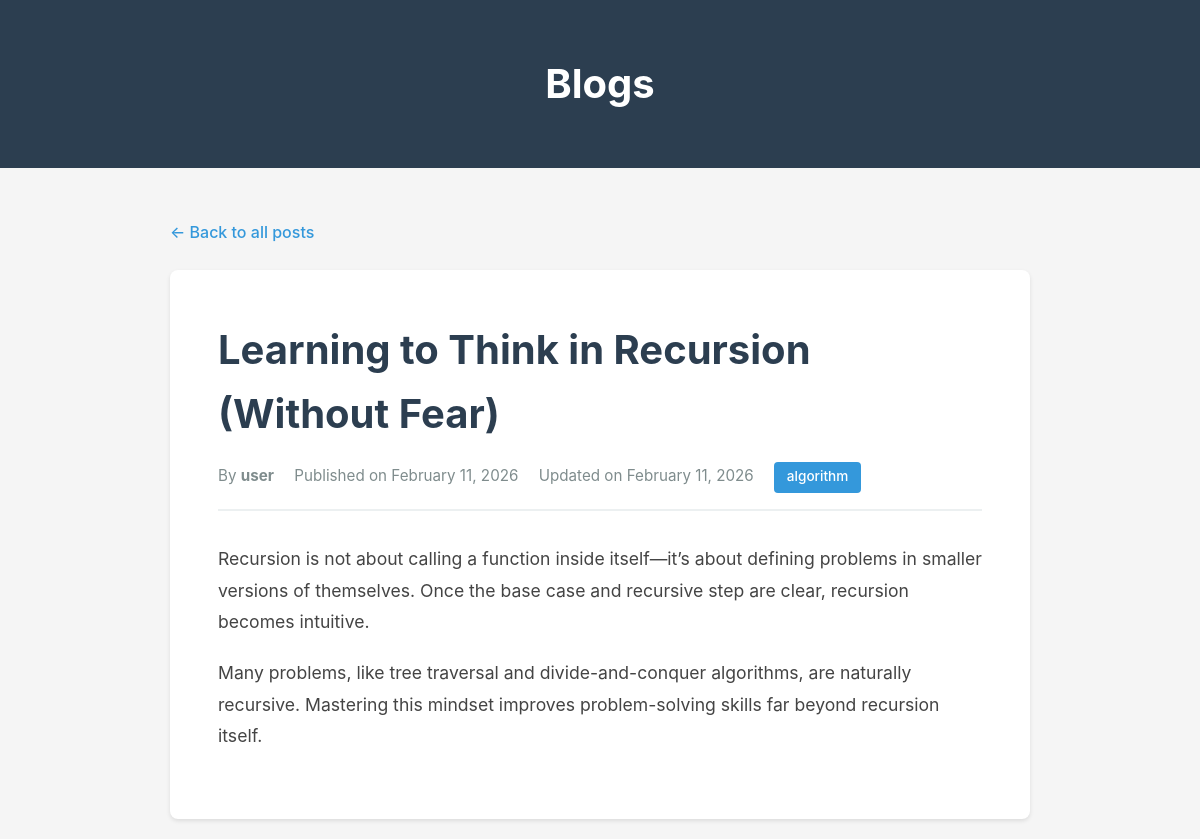
The page /post/learning-to-think-in-recursion-without-fear/ on the database its author committed.
### blog/models.py (models this page shows, shortened)
class Post(models.Model):
    STATUS_CHOICES = (
        ('draft', 'Draft'),
        ('published', 'Published')
    )
    title = models.CharField(max_length=200)
    slug = models.SlugField(unique=True, max_length=100, blank=True)
    author = models.ForeignKey(User, on_delete=models.CASCADE, related_name='blog_posts')
    content = models.TextField()
    category = models.CharField(max_length=100, blank=True, null=True)
    status = models.CharField(max_length=10, choices=STATUS_CHOICES, default='draft')
    created_at = models.DateTimeField(auto_now_add=True)
    updated_at = models.DateTimeField(auto_now=True)
    class Meta:
        ordering = ['-created_at']

### blog/views.py (the view)
# urls.py: path('post/<slug:slug>/', views.post_detail, name='post_detail'),
def post_detail(request, slug):
    post = get_object_or_404(Post, slug=slug, status='published')
    context = {
        'post': post
    }
    return render(request, 'post_detail.html', context)

### blog/templates/post_detail.html (shortened to what this page needs)
<!DOCTYPE html>
<html lang="en">
<head>
</head>
<body>
    <header>
        <div class="container">
            <h1><a href="{% url 'home' %}">Blogs</a></h1>
        </div>
    </header>
    <div class="container">
        <a href="{% url 'home' %}" class="back-link">← Back to all posts</a>
        <article class="post-detail">
            <h1>{{ post.title }}</h1>
            <div class="post-meta">
                <span>By <strong>{{ post.author.username }}</strong></span>
                <span>Published on {{ post.created_at|date:"F d, Y" }}</span>
                {% if post.updated_at != post.created_at %}
                    <span>Updated on {{ post.updated_at|date:"F d, Y" }}</span>
                {% endif %}
                {% if post.category %}
                    <span class="category-badge">{{ post.category }}</span>
                {% endif %}
            </div>
            <div class="post-content">
                {{ post.content|linebreaks }}
            </div>
        </article>
    </div>
</body>
</html>

### blog/templates/post_detail.html (style rules this page uses)
* { margin: 0; padding: 0; box-sizing: border-box; }
body { font-family: -apple-system, BlinkMacSystemFont, "Segoe UI", Roboto, "Helvetica Neue", Arial, sans-serif; line-height: 1.6; color: #333; background-color: #f5f5f5; }
.container { max-width: 900px; margin: 0 auto; padding: 20px; }
header { background: #2c3e50; color: white; padding: 2rem 0; margin-bottom: 2rem; }
header h1 { text-align: center; font-size: 2.5rem; }
header h1 a { color: white; text-decoration: none; }
.back-link { display: inline-block; color: #3498db; text-decoration: none; margin-bottom: 1.5rem; font-weight: 500; }
.post-detail { background: white; padding: 3rem; border-radius: 8px; box-shadow: 0 2px 4px rgba(0,0,0,0.1); }
.post-detail h1 { color: #2c3e50; margin-bottom: 1rem; font-size: 2.5rem; }
.post-meta { color: #7f8c8d; font-size: 0.95rem; margin-bottom: 2rem; padding-bottom: 1rem; border-bottom: 2px solid #ecf0f1; }
.post-meta span { margin-right: 1rem; }
.post-content { color: #444; font-size: 1.1rem; line-height: 1.8; }
.post-content p { margin-bottom: 1.2rem; }
.category-badge { display: inline-block; background: #3498db; color: white; padding: 0.3rem 0.8rem; border-radius: 4px; font-size: 0.85rem; font-weight: 500; }

### rows shown on the page
Post: title "Learning to Think in Recursion (Without Fear)", author.username "user", created_at "February 11, 2026", updated_at "February 11, 2026", category "algorithm", content "Recursion is not about calling a function inside itself—it’s about defining problems in smaller versions of themselves. Once the base case and recursive step are clear, recursion becomes intuitive. Many problems, like tree traversal and divide-and-conquer algorithms, are naturally recursive. Mastering this mindset improves problem-solving skills far beyond recursion itself."
